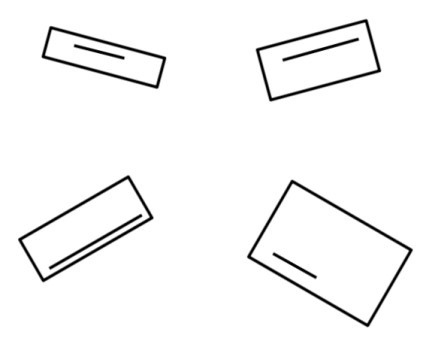
#> input picture rectangle.jpg, 422 x 338 px
$ python update_rectangle_alignment.py
#> lines starting #> are read from the running program, lines starting #| are printed output that depends on the picture; after the words box and inside, x2 and y2 are one past the last pixel; in counts of white or black regions, pixels touching at a corner belong together
#### Importing Libraries
import cv2
import numpy as np
import os
import matplotlib.pyplot as plt
from scipy import ndimage
image_file = "rectangle.jpg"
dir_path = ""
image = cv2.imread(image_file)
#> image is the input picture: shape (338, 422, 3); min 0, max 255, mean 245.9
height, width, _ = image.shape
#> height = 338; width = 422
print("Width: ",width)
#| Width:  422
print("Height: ",height)
#| Height:  338
split_y = 135
split_x = int(width/2)
#> split_x = 211
split_ix = 0
split_iy = 0
# Splits image.
for i in range(4):
    filename = "rectangle"
    if(i==1):
        split_ix +=split_x
        split_x += split_x
    elif(i==2):
        split_iy += split_y
        split_y = height
    elif(i==3):
        split_ix=0
        split_x = int(width/2)
    filename += str(i)
    section_img = image[split_iy:split_y , split_ix:split_x]
    cv2.imwrite(os.path.join(dir_path, f"{filename}.jpg"),section_img)
#> this loop made 4 passes
#> pass 1, `section_img = image[split_iy:split_y , split_ix:split_x]`:
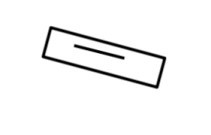
#> section_img: shape (135, 211, 3); min 0, max 255, mean 245.7
#> pass 3, `section_img = image[split_iy:split_y , split_ix:split_x]`:
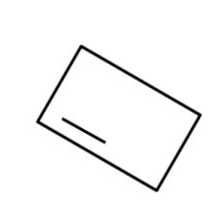
#> section_img: shape (203, 211, 3); min 0, max 255, mean 246.1
#> after the loop, split_iy = 135

image_list = ['rectangle0.jpg','rectangle1.jpg','rectangle2.jpg','rectangle3.jpg']
rot_angle = [195,165,210,150]
window_name = ["First","Second","Third","Forth"]
def rotate_image(input_image,rot_angle,name):
#> called with input_image = 'rectangle0.jpg', rot_angle = 195, name = 'First'
    c_image = cv2.imread(input_image)
#> c_image: shape (135, 211, 3); min 0, max 255, mean 245.7
    gray = cv2.cvtColor(c_image, cv2.COLOR_BGR2GRAY)
    edged = cv2.Canny(gray, 30, 200)
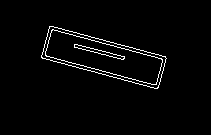
#> edged: shape (135, 211); 2.4% white in thin lines or dots, all inside (x1, y1, x2, y2) = (41, 26, 167, 89)
    contours, hierarchy = cv2.findContours(edged, cv2.RETR_EXTERNAL, cv2.CHAIN_APPROX_NONE)
#> contours = 1 contour; box (x1, y1, x2, y2) and area: (41, 26, 167, 89) 3988
    print("Number of Contours",len(contours))
#| Number of Contours 1
    cv2.drawContours(c_image, contours, -1,(0,255,0),3)
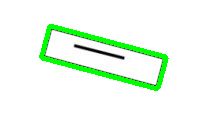
#> c_image: shape (135, 211, 3); mean B, G, R 238.9, 252, 238.9
    for cnt in contours:
        x,y,w,h = cv2.boundingRect(cnt)
        cv2.rectangle(image,(x,y),(x+w,y+h),(0,255,0),3)
        rect = cv2.minAreaRect(cnt)
        box = cv2.boxPoints(rect)
        box = np.int0(box)
        x1,y1 = box[0]
        x2,y2 = box[3]
        lines = [x1,y1,x2,y2]
        print(lines)
        cv2.drawContours(c_image,[box],-1,(0,0,255),2)
        output_img = ndimage.rotate(c_image, rot_angle)
        cv2.imshow(name,output_img)
#> this loop made 1 pass
#> (x, y, w, h, rect, box, x1, y1) on pass 1: (41, 26, 126, 63, ((103.5, 56.96), (34, 121.7), -75), [[157, 89], [40, 57], [49, 24], [166, 56]], 157, 89)
#| [157, 89, 166, 56]
#> pass 1, in rotate_image, `output_img = ndimage.rotate(c_image, rot_angle)`:
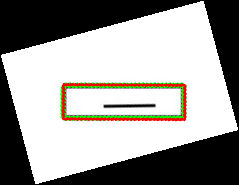
#> output_img: shape (185, 239, 3); mean B, G, R 151.9, 155.2, 156.8
#> after the loop:
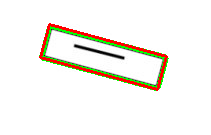
#> c_image: shape (135, 211, 3); 3.09% of pixels changed, all inside (x1, y1, x2, y2) = (39, 23, 168, 91)
#> after the loop:
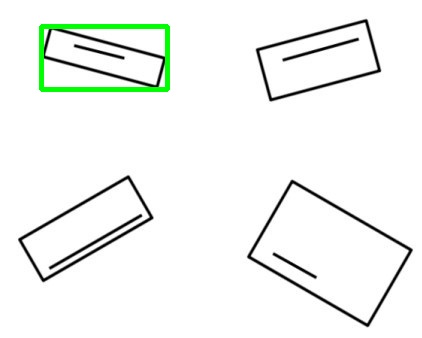
#> image: shape (338, 422, 3); 1.32% of pixels changed, all inside (x1, y1, x2, y2) = (39, 24, 170, 92)

#### Applying function
for i in range(4):
    rotate_image(image_list[i],rot_angle[i],window_name[i])


cv2.waitKey()
cv2.destroyAllWindows()
